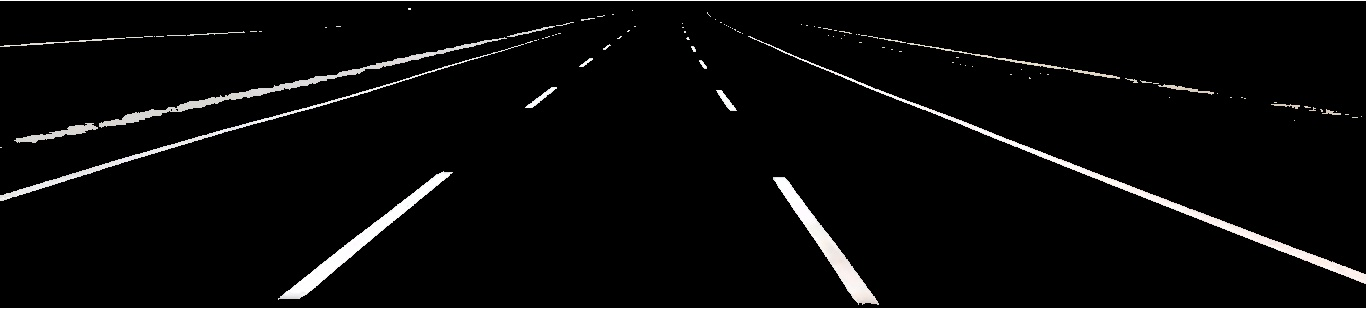
#> input picture hung.jpg, 1368 x 310 px
$ python testww.py
#> lines starting #> are read from the running program, lines starting #| are printed output that depends on the picture; after the words box and inside, x2 and y2 are one past the last pixel; in counts of white or black regions, pixels touching at a corner belong together
import cv2
import numpy as np
lane_image = cv2.imread('hung.jpg')
#> lane_image is the input picture: shape (310, 1368, 3); mean B, G, R 10.8, 10.9, 11
low_white = np.array([0,0, 171])
up_white = np.array([180, 146, 255])
hsv=cv2.cvtColor(lane_image, cv2.COLOR_BGR2HSV)
#> hsv: shape (310, 1368, 3); mean H, S, V 3.4, 8.6, 11
mask_white = cv2.inRange(hsv,low_white,up_white)
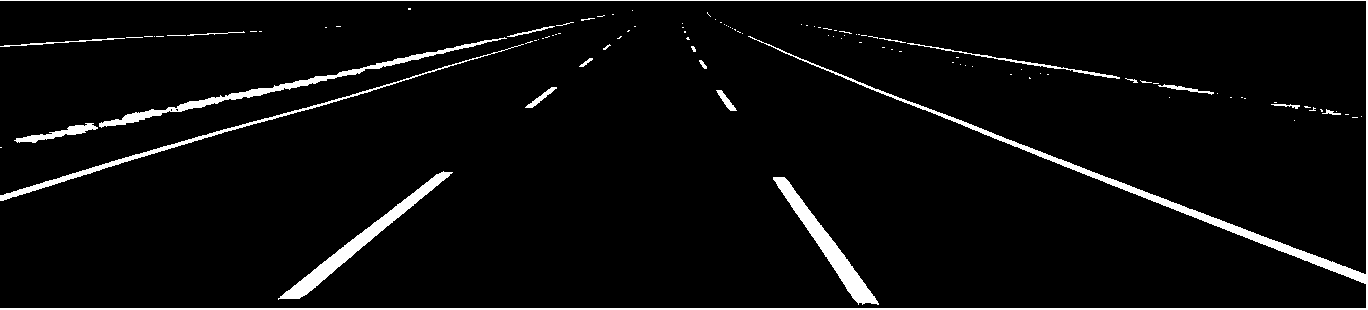
#> mask_white: shape (310, 1368); 4.5% white; 108 white regions (88 under 20 px), largest, box (x1, y1, x2, y2) and area: (0, 0, 1368, 310) 8159, (278, 171, 453, 300) 2419, (773, 177, 879, 305) 2298
result3=cv2.bitwise_and(lane_image,lane_image,mask=mask_white)
img2=cv2.cvtColor(result3, cv2.COLOR_BGR2GRAY)
s1=[90,354]
s2=[90,891]
d=354
tim=[]
for i in range(891-354):
    a=img2[90,d]
    tim.append(a)
    d+=1
#> this loop made 537 passes
#> a on passes 1 to 3: 0, 0, 0
#> after the loop, d = 891; tim = 537 values, max 255 at index 366, min 0 at index 0, mean 12.11
dem=0
for d in range(len(tim)):
    if tim[d]>170:
        if tim[d-1]<30:
            dem+=1
#> after the loop, dem = 4
print(dem)
#| 4
cv2.waitKey(0)
